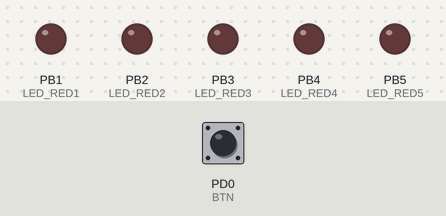
Bench run of a program on a simulated ATmega328P, built with avr-gcc and emulated at 16 MHz. Shown: output pins drawn as LEDs (lit = HIGH). Dashed ring = blinking. The test bench sets the inputs (shaded band); at power-on: PD0 (BTN) HIGH.

Above: at 1.2 s.
1.3 s: PD0 (BTN) pulled LOW for 1 s
At 1.42 s:
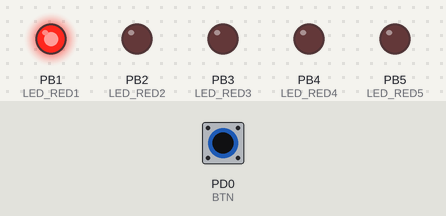
3.8 s: PD0 (BTN) pulled LOW for 0.15 s
At 3.92 s:
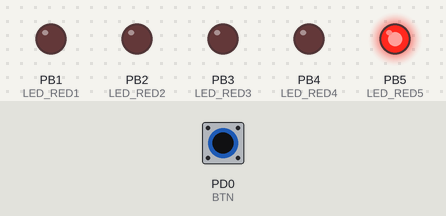
5.5 s: PD0 (BTN) pulled LOW for 3.2 s
At 5.87 s:
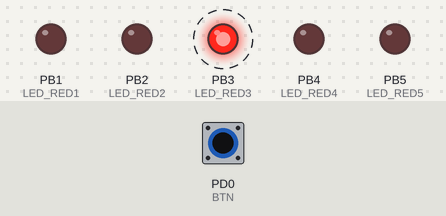
Timing chart, 0 to 10.3 s (numbered marks = the images above; inputs shaded):
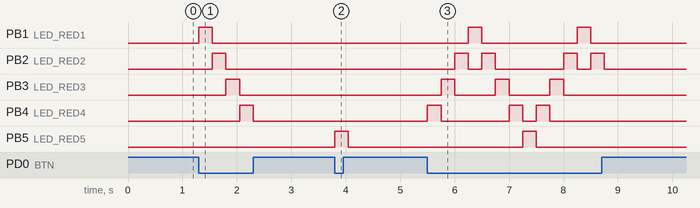

The program:

main.c
```c
// (licence header left out)
/* Defines -----------------------------------------------------------*/

#define LED_RED1    PB1		// AVR pin where green LED is connected
#define LED_RED2    PB2
#define LED_RED3    PB3
#define LED_RED4    PB4
#define LED_RED5    PB5
#define BTN		    PD0
#define BLINK_DELAY 250
#ifndef F_CPU
#define F_CPU 16000000      // CPU frequency in Hz required for delay
#endif


/* Includes ----------------------------------------------------------*/
#include <util/delay.h>     // Functions for busy-wait delay loops
#include <avr/io.h>         // AVR device-specific IO definitions

/* Functions ---------------------------------------------------------*/
/**
 * Main function where the program execution begins. Toggle two LEDs
 * when a push button is pressed.
 */
int main(void)
{
	unsigned int a=0; // number that help in condition

	/* LED 0 */
    // Set pin as output in Data Direction Register...
	DDRB = DDRB | (1<<LED_RED1);
	DDRB = DDRB | (1<<LED_RED2);
	DDRB = DDRB | (1<<LED_RED3);
	DDRB = DDRB | (1<<LED_RED4);
	DDRB = DDRB | (1<<LED_RED5);
    // ...and turn LED off in Data Register

	//Button
	DDRD = DDRD & ~(1<<BTN);
	PORTD = PORTD | (1<<BTN);

    /* LED 1 */
    // WRITE YOUR CODE HERE
	PORTB = PORTB & ~(1<<LED_RED1);

	// LED 2
	PORTB = PORTB & ~(1<<LED_RED2);

	// LED 3
	PORTB = PORTB & ~(1<<LED_RED3);

	// LED 4
	PORTB = PORTB & ~(1<<LED_RED4);

	// LED 5
	PORTB = PORTB & ~(1<<LED_RED5);


    // Infinite loop
    while (1)
    {
        // Pause several milliseconds
       // _delay_ms(BLINK_DELAY);
		// WRITE YOUR CODE HERE


		if (bit_is_clear(PIND,BTN) && a==0 )
		{

			PORTB = PORTB ^ (1<<LED_RED1);	// LED 1 on
			_delay_ms(BLINK_DELAY);
			PORTB = PORTB ^ (1<<LED_RED1);	// LED 1 off
			a=a+1;
		}

		else if (bit_is_clear(PIND,BTN) && a==1 )
		{
			PORTB = PORTB ^ (1<<LED_RED2);	// LED 2 on
			_delay_ms(BLINK_DELAY);
			PORTB = PORTB ^ (1<<LED_RED2);	// LED 2 off
			a=a+1;

		}
		else if (bit_is_clear(PIND,BTN) && a==2 )
		{
			PORTB = PORTB ^ (1<<LED_RED3);	// LED 3 on
			_delay_ms(BLINK_DELAY);
			PORTB = PORTB ^ (1<<LED_RED3);	// LED 3 off
			a=a+1;
		}
		else if (bit_is_clear(PIND,BTN) && a==3 )
		{
			PORTB = PORTB ^ (1<<LED_RED4);	// LED 4 on
			_delay_ms(BLINK_DELAY);
			PORTB = PORTB ^ (1<<LED_RED4);	// LED 4 off
			a=a+1;
		}
		else if (bit_is_clear(PIND,BTN) && a==4 )
		{
			PORTB = PORTB ^ (1<<LED_RED5);	// LED 5 on
			_delay_ms(BLINK_DELAY);
			PORTB = PORTB ^ (1<<LED_RED5);	// LED 5 off
			a=a+1;
		}
		else if (bit_is_clear(PIND,BTN) && a==5 )
		{
			PORTB = PORTB ^ (1<<LED_RED4);	// LED 4 on
			_delay_ms(BLINK_DELAY);
			PORTB = PORTB ^ (1<<LED_RED4);	// LED 4 off
			a=a+1;
		}
		else if (bit_is_clear(PIND,BTN) && a==6 )
		{
			PORTB = PORTB ^ (1<<LED_RED3);	// LED 3 on
			_delay_ms(BLINK_DELAY);
			PORTB = PORTB ^ (1<<LED_RED3);	// LED 3 off
			a=a+1;
		}
		else if (bit_is_clear(PIND,BTN) && a==7 )
		{
			PORTB = PORTB ^ (1<<LED_RED2);	// LED 2 on
			_delay_ms(BLINK_DELAY);
			PORTB = PORTB ^ (1<<LED_RED2);	// LED 2 off
			a=0;
		}

    }

    // Will never reach this
    return 0;
}
```

Measured:
- after the input at 1.3 s, PB1 (LED_RED1): LOW → HIGH at once, → LOW 0.25 s later; PB2 (LED_RED2): LOW → HIGH after 0.25 s, → LOW 0.25 s later; PB3 (LED_RED3): LOW → HIGH after 0.50 s, → LOW 0.25 s later; PB4 (LED_RED4): LOW → HIGH after 0.75 s, → LOW 0.25 s later
- after the input at 3.8 s, PB5 (LED_RED5): LOW → HIGH at once, → LOW 0.25 s later
- after the input at 5.5 s, PB1 (LED_RED1): alternates HIGH for 0.25 s and LOW for 1.8 s, 4 changes in all, then stays LOW, starting after 0.75 s; PB2 (LED_RED2): LOW → HIGH after 0.50 s, → LOW 0.25 s later, → HIGH 0.25 s later, → LOW 0.25 s later, … (8 changes in this stretch)
